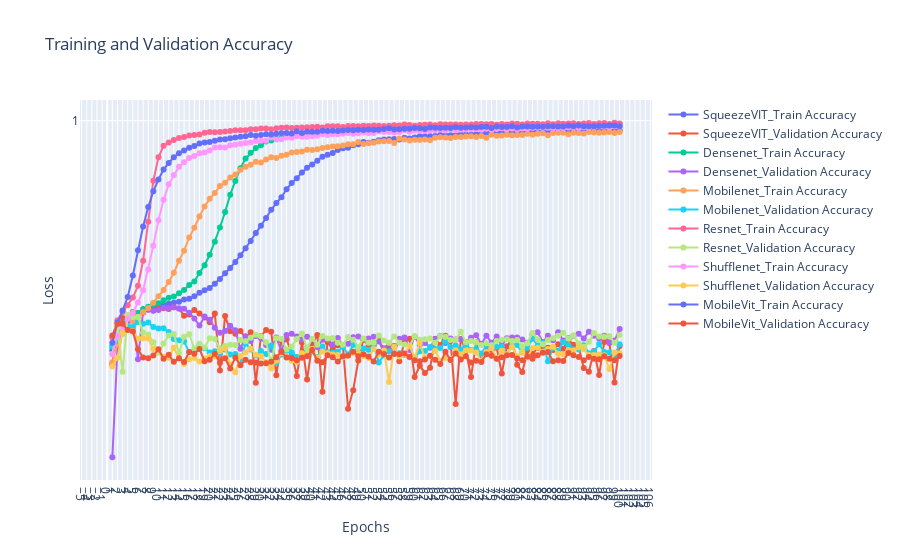

The notebook cell this image was saved under:
### Code cell
# Create the interactive plot
fig = go.Figure()
for exps in loss_data.keys():
    # plt.plot(epochs, loss_data[exps][0], label=exps + 'Train Loss', marker='o')
    # plt.plot(epochs, loss_data[exps][1], label=exps + 'Validation Loss', marker='o')
    fig.add_trace(go.Scatter(x=epochs, y=acc_data[exps][0], mode='lines+markers', name=exps + '_Train Accuracy'))
    fig.add_trace(go.Scatter(x=epochs, y=acc_data[exps][1], mode='lines+markers', name=exps + '_Validation Accuracy'))
# fig.add_trace(go.Scatter(x=epochs, y=train_loss, mode='lines+markers', name='Train Loss'))
# fig.add_trace(go.Scatter(x=epochs, y=val_loss, mode='lines+markers', name='Validation Loss'))

fig.update_layout(
    title='Training and Validation Accuracy',
    xaxis_title='Epochs',
    yaxis_title='Loss',
    xaxis=dict(tickmode='linear'),
    yaxis=dict(tickmode='linear'),
    # legend=dict(x=0, y=1),
    grid=dict(),
)

fig.show()
